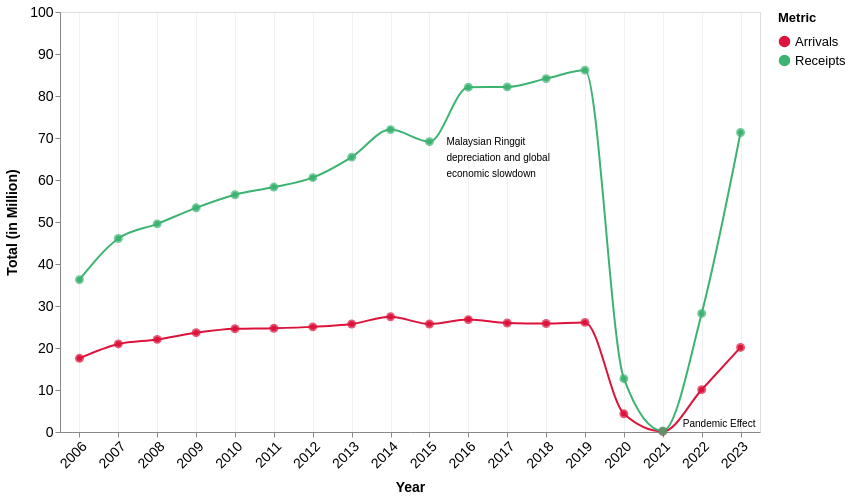

Here is the Vega-Lite specification saved for this chart:
### Vega-Lite specification from a JSON file in a GitHub repository (floating-point values rounded to 4 significant figures)
{"$schema": "https://vega.github.io/schema/vega-lite/v5.json", "width": 700, "height": 420, "data": {"values": [{"year": "2006", "Arrivals": 17.55, "Receipts": 36.27}, {"year": "2007", "Arrivals": 20.97, "Receipts": 46.07}, {"year": "2008", "Arrivals": 22.05, "Receipts": 49.56}, {"year": "2009", "Arrivals": 23.64, "Receipts": 53.37}, {"year": "2010", "Arrivals": 24.58, "Receipts": 56.49}, {"year": "2011", "Arrivals": 24.71, "Receipts": 58.32}, {"year": "2012", "Arrivals": 25.03, "Receipts": 60.56}, {"year": "2013", "Arrivals": 25.72, "Receipts": 65.44}, {"year": "2014", "Arrivals": 27.44, "Receipts": 72.0}, {"year": "2015", "Arrivals": 25.72, "Receipts": 69.12}, {"year": "2016", "Arrivals": 26.76, "Receipts": 82.1}, {"year": "2017", "Arrivals": 25.95, "Receipts": 82.17}, {"year": "2018", "Arrivals": 25.83, "Receipts": 84.14}, {"year": "2019", "Arrivals": 26.1, "Receipts": 86.14}, {"year": "2020", "Arrivals": 4.33, "Receipts": 12.69}, {"year": "2021", "Arrivals": 0.13, "Receipts": 0.24}, {"year": "2022", "Arrivals": 10.07, "Receipts": 28.23}, {"year": "2023", "Arrivals": 20.14, "Receipts": 71.31}]}, "transform": [{"fold": ["Arrivals", "Receipts"], "as": ["Metric", "Value"]}], "layer": [{"mark": {"type": "line", "point": true, "interpolate": "monotone", "tooltip": true}, "encoding": {"x": {"field": "year", "type": "ordinal", "title": "Year", "axis": {"labelAngle": -45, "titlePadding": 10, "labelFontSize": 14, "titleFontSize": 14, "grid": true, "gridOpacity": 0.45}}, "y": {"field": "Value", "type": "quantitative", "title": "Total (in Million)", "axis": {"titlePadding": 10, "labelFontSize": 14, "titleFontSize": 14, "grid": false}, "scale": {"domain": [0, 100]}}, "color": {"field": "Metric", "type": "nominal", "scale": {"domain": ["Arrivals", "Receipts"], "range": ["#DC143C", "#3CB371"]}, "legend": {"title": "Metric", "labelFontSize": 13, "titleFontSize": 13, "titlePadding": 10}}}}, {"mark": {"type": "point", "tooltip": true, "filled": true, "size": 80}, "encoding": {"x": {"field": "year", "type": "ordinal"}, "y": {"field": "Value", "type": "quantitative"}, "color": {"field": "Metric", "type": "nominal"}, "tooltip": [{"field": "year", "title": "Year"}, {"field": "Metric", "title": "Metric"}, {"field": "Value", "title": "Value", "format": ".2f"}]}}, {"mark": {"type": "text", "fontSize": 14, "fontStyle": "Helvetica Neue", "align": "left", "color": "#000", "dx": 17, "dy": -1}, "encoding": {"x": {"field": "year", "type": "ordinal", "title": "Year"}, "y": {"field": "Value", "type": "quantitative"}, "text": {"value": ["Malaysian Ringgit", "depreciation and global", "economic slowdown"]}}, "transform": [{"filter": {"field": "Value", "equal": 69.12}}]}, {"mark": {"type": "text", "fontSize": 14, "fontStyle": "Helvetica Neue", "align": "left", "color": "#000", "dx": 20, "dy": -7.5}, "encoding": {"x": {"field": "year", "type": "ordinal", "title": "Year"}, "y": {"field": "Value", "type": "quantitative"}, "text": {"value": ["Pandemic Effect"]}}, "transform": [{"filter": {"field": "Value", "equal": 0.24}}]}]}
